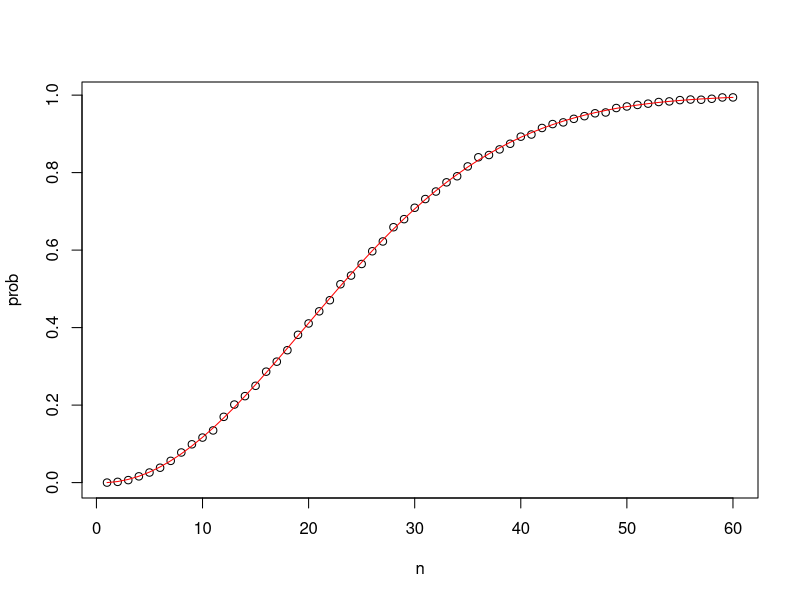
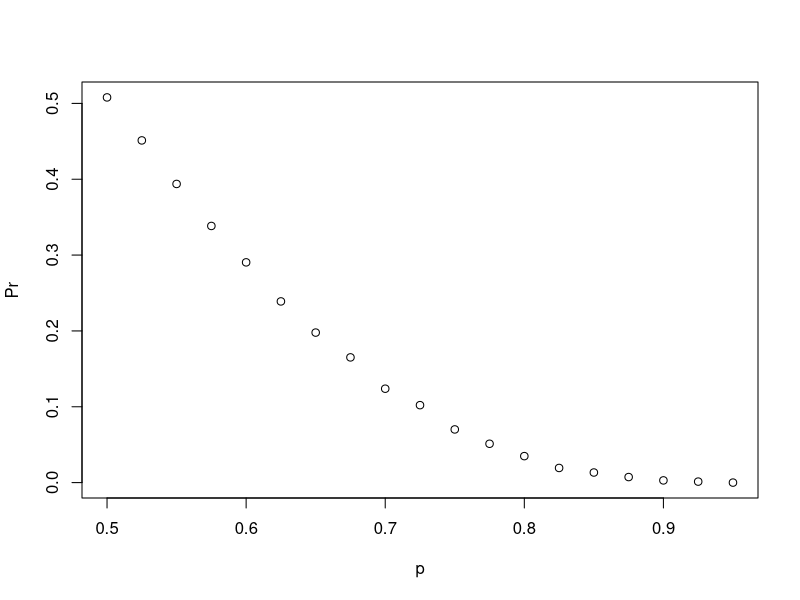
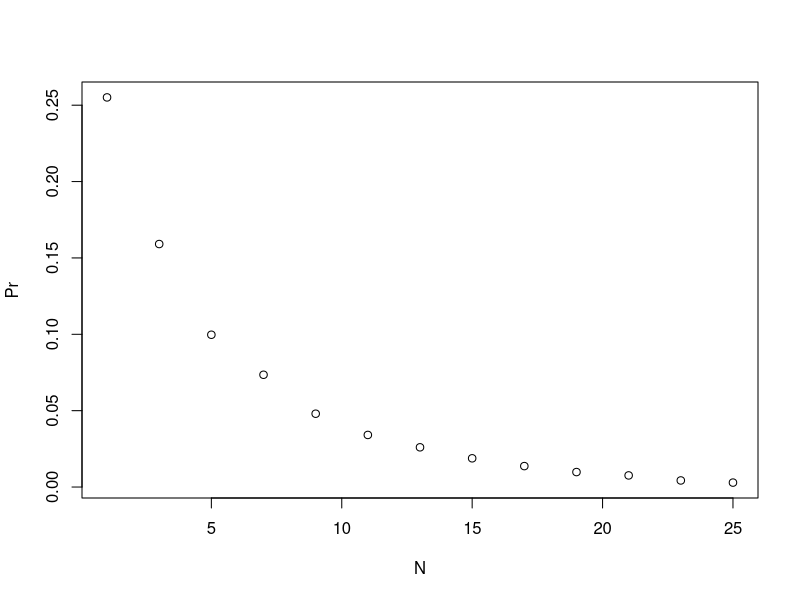

R code for these plots, in order:
# create an urn with 2 red, 3 blue
beads <- rep(c("red", "blue"), times=c(2,3))

# view beads object
beads

# sample 1 bead at random
sample(beads,1)

# number of times to draw 1 bead
B <- 10000

# draw 1 bead, B times
events <- replicate(B, sample(beads,1))

# view table of outcome proportions
prop.table(table(events))

# sample 1 bead at random, repeat B times with replacement
events <- sample(beads, B, replace = TRUE)

# view table of outcome proportions
prop.table(table(events))

# Generating a deck of cards
suits <- c("Diamonds", "Clubs", "Hearts", "Spades")
numbers <- c("Ace", "Deuce", "Three", "Four", "Five", "Six", "Seven", "Eight", "Nine", "Ten", "Jack", "Queen", "King")
deck <- expand.grid(number=numbers, suit=suits)
deck <- paste(deck$number, deck$suit)

# probability of drawing a king
kings <- paste("King", suits)
mean(deck %in% kings)

library(gtools)
library(tidyverse)

# Permutation

# Probability of drawing a second king given that one king is drawn
hands <- permutations(52,2, v=deck)

first_card <- hands[,1]
second_card <- hands[,2]

sum(first_card %in% kings & second_card %in% kings)/sum(first_card %in% kings)

# Combination

# Probability of a natural 21 in blackjack
aces <- paste("Ace", suits)

facecard <- c("King", "Queen", "Jack", "Ten")
facecard <- expand.grid(number=facecard, suit=suits)
facecard <- paste(facecard$number, facecard$suit)

hands <- combinations(52,2, v=deck)

mean((hands[,1] %in% aces & hands[,2] %in% facecard) | (hands[,2] %in% aces & hands[,1] %in% facecard))

#  Monte Carlo simulation of natural 21 in blackjack

B <- 10000

results <- replicate(B, {
  hand <- sample(deck,2)
  (hand[1] %in% aces & hand[2] %in% facecard) | (hand[2] %in% aces & hand[1] %in% facecard)
})

mean(results)

# checking for duplicated birthdays in one 50 person group
bdays <- sample(1:365, 50, replace = TRUE)
any(duplicated(bdays))

# Monte Carlo simulation of the above
B <- 100000
results <- replicate(B, {
  bdays <- sample(1:365, 50, replace = TRUE)
  any(duplicated(bdays))
})
mean(results)

# Monte Carlo simulation of the above with separate function
same_birthday <- function(n){
  bdays <- sample(1:365, n, replace = TRUE)
  any(duplicated(bdays))
}

results <- replicate(B, same_birthday(50))
mean(results)

# function to compute prob for any group size
compute_prob <- function(n, B=10000){
  results <- replicate(B, same_birthday(n))
  mean(results)
}

# combining above two functions
compute_prob <- function(n, B=10000){
  results <- replicate(B,{
    bdays <- sample(1:365, n, replace=TRUE)
    any(duplicated(bdays))
  })
  mean(results)
}

# perform element-wise operation using sapply
n <- seq(1,60)
prob <- sapply(n, compute_prob)

# plot the probability curve
plot(n,prob)

# function for computing exact probability of shared birthdays for any n
exact_prob <- function(n){
  prob_unique <- seq(365, 365-n+1)/365 # vector of fractions for multiplication rule
  1-prod(prob_unique) # calculate prob of no shared birthdays and subtract from 1
}

# applying function element-wise to vector of n values
n <- seq(1,60)
eprob <- sapply(n, exact_prob)

# plot the (exact) probability curve
lines(n,eprob,col="red")

# Celtics have a 0.4 chance of winning a game. Use Monte Carlo simulation to calculate the probability of Celtics winning at least one game in the 1st 4 games of a 7 games series
# Opponent winning all 4 games = (0.6)^4
# Celtics winning at least one game = 1-((0.6)^4)

B <- 10000

celtic_wins <- replicate(B, {
  simulated_games <- sample(c("lose","win"), 4, replace = TRUE, prob = c(0.6, 0.4))
  ("win" %in% simulated_games)
})
mean(celtic_wins)

# Monty Hall problem
B <- 10000

monty_hall <- function(strategy){
  doors <- as.character(1:3)
  prize <- sample(c("car", "goat", "goat"))
  prize_door <- doors[prize == "car"]
  my_pick <- sample(doors, 1)
  show <- sample(doors[!doors %in% c(my_pick, prize_door)], 1)
  stick <- my_pick
  stick == prize_door
  switch <- doors[!doors %in% c(my_pick, show)]
  choice <- ifelse(strategy == "stick", stick, switch)
  choice == prize_door
}

stick <- replicate(B, monty_hall("stick"))
mean(stick)

switch <- replicate(B, monty_hall("switch"))
mean(switch)

# probability of winning 4 out of remaining 6 games after loosing the 1st game in a 7-game series
n <- 6
outcomes <- c(0,1)
l <- rep(list(outcomes), times = n)
possibilities <- expand.grid(l)
results <- rowSums(possibilities)>=4
mean(results)

# (Monte Carlo Simulation) probability of winning 4 out of remaining 6 games after loosing the 1st game in a 7-game series
B <- 10000
results <- replicate(B, {
  match <- sample(c(0,1), 6, replace = TRUE, prob = c(0.5, 0.5))
  sum(match) >= 4
})
mean(results)

# Two teams, A and B, are playing a seven series game series. Team A is better than team B and has a p>0.5 chance of winning each game.
# Use the function sapply to compute the probability, call it Pr of winning for p <- seq(0.5, 0.95, 0.025).
# Then plot the result plot(p, Pr).
p <- seq(0.5, 0.95, 0.025)
prob_win <- function(p){
  B <- 10000
  result <- replicate(B, {
    b_win <- sample(c(1,0), 7, replace = TRUE, prob = c(1-p, p))
    sum(b_win)>=4
  })
  mean(result)
}
Pr <- sapply(p, prob_win)
library(tidyverse)
plot(p, Pr)

# Repeat the previous exercise, but now keep the probability that team A wins fixed at p <- 0.75 and compute the probability for different 
# series lengths. For example, wins in best of 1 game, 3 games, 5 games, and so on through a series that lasts 25 games.
# Use the seq function to generate a list of odd numbers ranging from 1 to 25.
# Use the function sapply to compute the probability, call it Pr, of winning during series of different lengths.
# Then plot the result plot(N, Pr).
prob_win <- function(N, p=0.75){
  B <- 10000
  result <- replicate(B, {
    b_win <- sample(c(1,0), N, replace = TRUE, prob = c(1-p, p))
    sum(b_win)>=(N+1)/2
  })
  mean(result)
}
N <- seq(1, 25, 2)
Pr <- sapply(N, prob_win)
library(tidyverse)
plot(N, Pr)

# In the 200m dash finals in the Olympics, 8 runners compete for 3 medals (order matters). In the 2012 Olympics, 3 of the 8 runners were from Jamaica 
# and the other 5 were from different countries. The three medals were all won by Jamaica (Usain Bolt, Yohan Blake, and Warren Weir).

library(gtools)

# How many different ways can the 3 medals(gold, silver, bronze) be distributed across 8 runners?
medals <- permutations(8,3)
nrow(medals)

# How many different ways can the three medals be distributed among the 3 runners from Jamaica?
j_medals <- permutations(3,3)
nrow(j_medals)

# What is the probability that all 3 medals are won by Jamaica?
nrow(j_medals)/nrow(medals)

# (Monte Carlo simulation) probability of winning all three medals by Jamaica sprinters in Olympic 200 m
B <- 10000
runners <- c("Jamaica", "Jamaica", "Jamaica", "USA", "Ecuador", "Netherlands", "France", "South Africa")
results <- replicate(B, {
  winner <- sample(runners, 3)
#  (winner[1] == "Jamaica" &  winner[2] == "Jamaica" &  winner[3] == "Jamaica")
  all(winner == "Jamaica")
})
mean(results)

# A restaurant manager wants to advertise that his lunch special offers enough choices to eat different meals 
# every day of the year. He doesn't think his current special actually allows that number of choices, but wants 
# to change his special if needed to allow at least 365 choices.

# A meal at the restaurant includes 1 entree, 2 sides, and 1 drink. He currently offers a choice of 1 entree from 
# a list of 6 options, a choice of 2 different sides from a list of 6 options, and a choice of 1 drink from a list of 2 options.

library(gtools)

# How many meal combinations are possible with the current menu?
entree <- nrow(combinations(6,1))
side <- nrow(combinations(6,2))
drink <- nrow(combinations(2,1))
entree*side*drink

# The manager has one additional drink he could add to the special.
# How many combinations are possible if he expands his original special to 3 drink options?
entree <- nrow(combinations(6,1))
side <- nrow(combinations(6,2))
drink <- nrow(combinations(3,1))
entree*side*drink

# How many meal combinations are there if customers can choose from 6 entrees, 3 drinks, and select 3 sides from the current 6 options?
entree <- nrow(combinations(6,1))
side <- nrow(combinations(6,3))
drink <- nrow(combinations(3,1))
entree*side*drink

# The manager is concerned that customers may not want 3 sides with their meal. He is willing to increase the number of entree choices instead, 
# but if he adds too many expensive options it could eat into profits. He wants to know how many entree choices he would have to offer in order 
# to meet his goal.
# Write a function that takes a number of entree choices and returns the number of meal combinations possible given that number of entree options, 
# 3 drink choices, and a selection of 2 sides from 6 options.
# Use sapply() to apply the function to entree option counts ranging from 1 to 12.
# What is the minimum number of entree options required in order to generate more than 365 combinations?
meal_combinations <- function(n){
  entree <- nrow(combinations(n,1))
  side <- nrow(combinations(6,2))
  drink <- nrow(combinations(3,1))
  meal <- entree*side*drink
}
n <- seq(1,12)
options <- sapply(n,meal_combinations)

data.frame(entrees = 1:12, combos = options) %>%
  filter(combos > 365) %>%
  min(.$entrees)

# The manager isn't sure he can afford to put that many entree choices on the lunch menu and thinks it would be cheaper for him to expand the 
# number of sides. He wants to know how many sides he would have to offer to meet his goal of at least 365 combinations.
# Write a function that takes a number of side choices and returns the number of meal combinations possible given 6 entree choices, 
# 3 drink choices, and a selection of 2 sides from the specified number of side choices.
# Use sapply() to apply the function to side counts ranging from 2 to 12.
# What is the minimum number of side options required in order to generate more than 365 combinations?
meal_combinations <- function(n){
  entree <- nrow(combinations(6,1))
  side <- nrow(combinations(n,2))
  drink <- nrow(combinations(3,1))
  meal <- entree*side*drink
}
n <- seq(2,12)
options <- sapply(n,meal_combinations)

data.frame(sides = 2:12, combos = options) %>%
  filter(combos > 365) %>%
  min(.$sides)


# Case-control studies help determine whether certain exposures are associated with outcomes such as developing cancer. The built-in 
# dataset esoph contains data from a case-control study in France comparing people with esophageal cancer (cases, counted in ncases) to 
# people without esophageal cancer (controls, counted in ncontrols) that are carefully matched on a variety of demographic and medical 
# characteristics. The study compares alcohol intake in grams per day (alcgp) and tobacco intake in grams per day (tobgp) across cases 
# and controls grouped by age range (agegp).
df <- esoph
df$newcontrols <- c(40,10,6,5,27,7,4,7,2,1,2,1,1,1,2,60,14,7,8,35,23,14,8,11,6,2,1,3,3,4,46,18,10,4,38,21,15,7,16,14,5,4,4,4,3,4,49,22,12,6,40,21,17,6,18,15,6,4,10,7,3,6,48,14,7,2,34,10,9,13,12,3,1,4,2,1,1,18,6,3,5,3,3,1,1,1,2,1)

# How many groups are in the study?
nrow(df)

# How many cases are there?
all_cases <- sum(df$ncases)
all_cases

# How many controls are there?
all_controls <- sum(df$newcontrols)
all_controls

# What is the probability that a subject in the highest alcohol consumption group is a cancer case?
df %>% mutate(ntotals = ncases + newcontrols) %>% filter(alcgp == "120+") %>% summarize(ncases = sum(ncases), ntotals = sum(ntotals)) %>%
  mutate(p_case = ncases/ntotals) %>% pull(p_case)

# What is the probability that a subject in the lowest alcohol consumption group is a cancer case?
df %>% mutate(ntotals = ncases + newcontrols) %>% filter(alcgp == "0-39g/day") %>% summarize(ncases = sum(ncases), ntotals = sum(ntotals)) %>%
  mutate(p_case = ncases/ntotals) %>% pull(p_case)

# Given that a person is a case, what is the probability that they smoke 10g or more a day?
df %>% filter(tobgp != "0-9g/day") %>% summarize(ncases = sum(ncases)) %>%
  mutate(p_case = ncases/all_cases) %>% pull(p_case)

# Given that a person is a control, what is the probability that they smoke 10g or more a day?
df %>% filter(tobgp != "0-9g/day") %>% summarize(newcontrols = sum(newcontrols)) %>%
  mutate(p_case = newcontrols/all_controls) %>% pull(p_case)

# For cases, what is the probability of being in the highest alcohol group?
df %>% filter(alcgp == "120+") %>% summarize(ncases = sum(ncases)) %>%
  mutate(p_case = ncases/all_cases) %>% pull(p_case)

high_alc_cases <- df %>% filter(alcgp == "120+") %>% pull(ncases) %>% sum()
p_case_high_alc <- high_alc_cases/all_cases
p_case_high_alc

# For cases, what is the probability of being in the highest tobacco group?
df %>% filter(tobgp == "30+") %>% summarize(ncases = sum(ncases)) %>%
  mutate(p_case = ncases/all_cases) %>% pull(p_case)

high_tob_cases <- df %>% filter(tobgp == "30+") %>% pull(ncases) %>% sum()
p_case_high_tob <- high_tob_cases/all_cases
p_case_high_tob

# For cases, what is the probability of being in the highest alcohol group and the highest tobacco group?
df %>% filter(tobgp == "30+" & alcgp == "120+") %>% summarize(ncases = sum(ncases)) %>%
  mutate(p_case = ncases/all_cases) %>% pull(p_case)

high_alc_n_tob_cases <- df %>% filter(tobgp == "30+" & alcgp == "120+") %>% pull(ncases) %>% sum()
p_case_high_alc_n_tob <- high_alc_n_tob_cases/all_cases
p_case_high_alc_n_tob

# For cases, what is the probability of being in the highest alcohol group or the highest tobacco group?
p_case_high_alc_or_tob <- p_case_high_alc + p_case_high_tob - p_case_high_alc_n_tob
p_case_high_alc_or_tob

# For controls, what is the probability of being in the highest alcohol group?
high_alc_cntls <- df %>% filter(alcgp == "120+") %>% pull(newcontrols) %>% sum()
p_cntl_high_alc <- high_alc_cntls/all_controls
p_cntl_high_alc

# How many times more likely are cases than controls to be in the highest alcohol group?
p_case_high_alc/p_cntl_high_alc

# For controls, what is the probability of being in the highest tobacco group?
high_tob_cntls <- df %>% filter(tobgp == "30+") %>% pull(newcontrols) %>% sum()
p_cntl_high_tob <- high_tob_cntls/all_controls
p_cntl_high_tob

# For controls, what is the probability of being in the highest alcohol group and the highest tobacco group?
high_alc_n_tob_cntls <- df %>% filter(tobgp == "30+" & alcgp == "120+") %>% pull(newcontrols) %>% sum()
p_cntl_high_alc_n_tob <- high_alc_n_tob_cntls/all_controls
p_cntl_high_alc_n_tob

# For controls, what is the probability of being in the highest alcohol group or the highest tobacco group?
p_cntl_high_alc_or_tob <- p_cntl_high_alc + p_cntl_high_tob - p_cntl_high_alc_n_tob
p_cntl_high_alc_or_tob

# How many times more likely are cases than controls to be in the highest alcohol group or the highest tobacco group?
p_case_high_alc_or_tob/p_cntl_high_alc_or_tob



